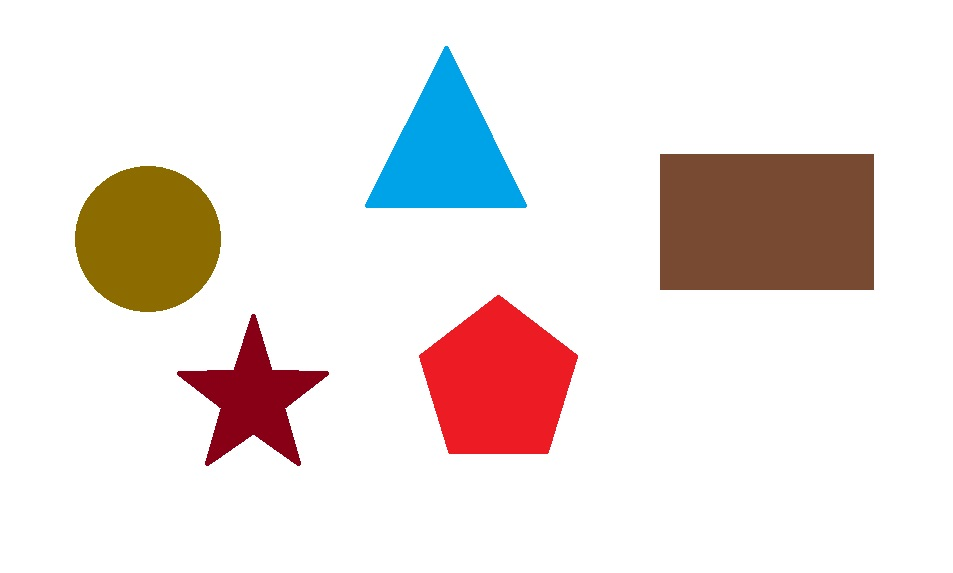
#> input picture shapes.jpg, 953 x 573 px
$ python shape.py
#> lines starting #> are read from the running program, lines starting #| are printed output that depends on the picture; after the words box and inside, x2 and y2 are one past the last pixel; in counts of white or black regions, pixels touching at a corner belong together
import cv2
import numpy as np

img = cv2.imread('shapes.jpg')
#> img is the input picture: shape (573, 953, 3); mean B, G, R 224.8, 227, 235.3
gray = cv2.cvtColor(img, cv2.COLOR_BGR2GRAY)
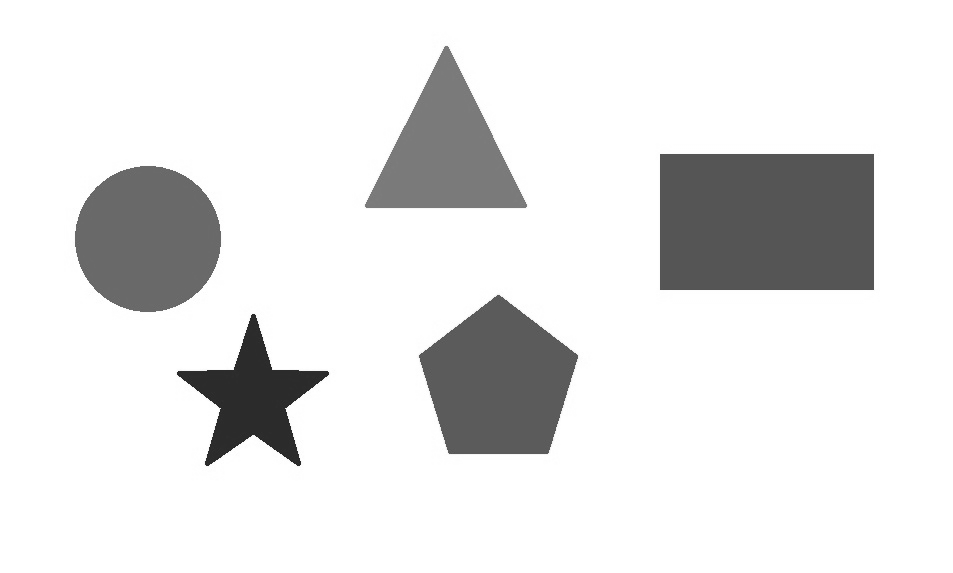
#> gray: shape (573, 953); min 34, max 255, mean 229.2
ret, threshold = cv2.threshold(gray, 127, 255, cv2.THRESH_BINARY)
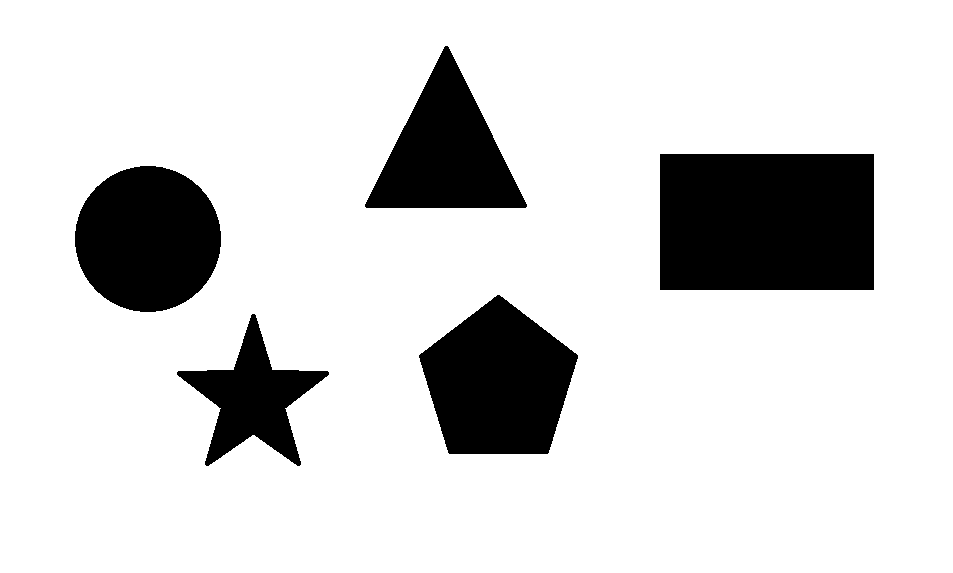
#> threshold: shape (573, 953); 84.3% white; 5 black regions
contours, _ = cv2.findContours(threshold, cv2.RETR_TREE, cv2.CHAIN_APPROX_SIMPLE)
#> contours = 6 contours; box (x1, y1, x2, y2) and area: (0, 0, 953, 573) 544544, (659, 153, 875, 291) 29453, (418, 294, 579, 455) 17886, (74, 165, 222, 313) 16934, (364, 45, 528, 209) 13850, (176, 313, 330, 467) 9032

flag = 0

for cnt in contours:

    if flag==0:
        flag=1
        continue
    approx = cv2.approxPolyDP(cnt, 0.01 * cv2.arcLength(cnt, True), True)
    cv2.drawContours(img, [cnt], 0, (0, 0, 255), 5)


    #centroid
    M = cv2.moments(cnt)
    x = int(M['m10']/M['m00'])
    y = int(M['m01']/M['m00'])

    #area
    area = cv2.contourArea(cnt)


    if len(approx) == 3:
        cv2.putText(img, f'Triangle, Area {area}', (x, y), cv2.FONT_HERSHEY_SIMPLEX, 0.6, (255, 0, 255), 2)

    elif len(approx) == 4:
        cv2.putText(img, f'Rectangle, Area {area}', (x, y),cv2.FONT_HERSHEY_SIMPLEX, 0.6, (255, 0, 255), 2)

    elif len(approx) == 5:
        cv2.putText(img, f'Pentagon Area {area}', (x, y), cv2.FONT_HERSHEY_SIMPLEX, 0.6, (255, 0, 255), 2)

    elif len(approx) == 10:
        cv2.putText(img, f'Star Area {area}', (x, y), cv2.FONT_HERSHEY_SIMPLEX, 0.6, (255, 0, 255), 2)

    else:
        cv2.putText(img, f'circle Area {area}', (x, y), cv2.FONT_HERSHEY_SIMPLEX, 0.6, (255, 0, 255), 2)
#> this loop made 6 passes
#> (cnt, flag) on pass 1: ([[0, 0], [0, 572], [952, 572], [952, 0]], 1)
#> (x, y, area) on passes 2 to 4: (252, 398, 9031.5), (498, 382, 17886), (147, 238, 16934)
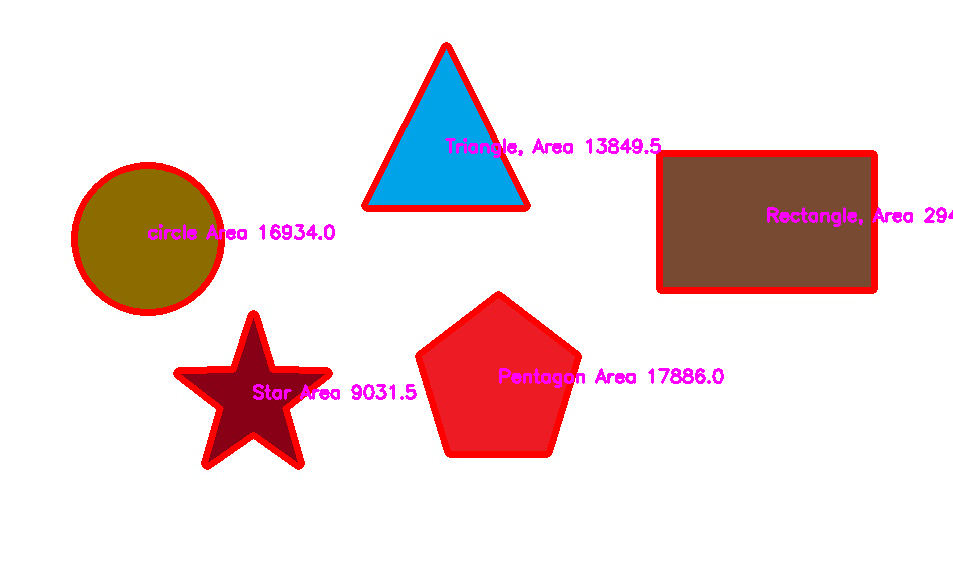
#> img: shape (573, 953, 3); 4.57% of pixels changed, all inside (x1, y1, x2, y2) = (71, 42, 953, 470)
#> after the loop, flag = 1

cv2.imshow('shapes', img)
cv2.waitKey(0)
cv2.destroyAllWindows()
